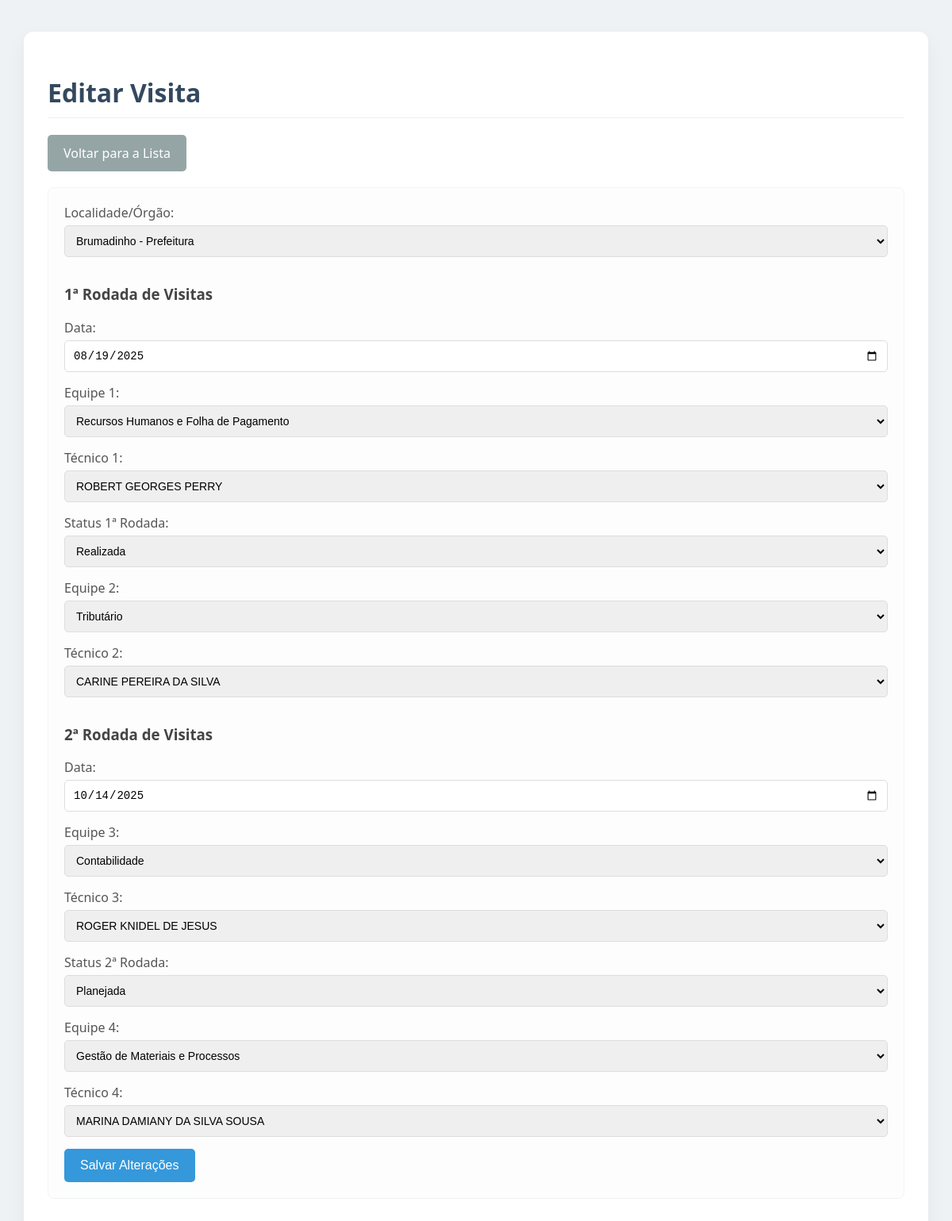
The app's page /edit_visita/1 with its own data.
### tables this page shows
CREATE TABLE visitas (
            id INTEGER PRIMARY KEY AUTOINCREMENT,
            localidade_orgao TEXT,
            data_1a_rodada TEXT,
            equipe_1 TEXT,
            tecnico_1 TEXT,
            equipe_2 TEXT,
            tecnico_2 TEXT,
            data_2a_rodada TEXT,
            equipe_3 TEXT,
            tecnico_3 TEXT,
            equipe_4 TEXT,
            tecnico_4 TEXT
        , status TEXT DEFAULT 'Planejada', status_1a_rodada TEXT DEFAULT 'Planejada', status_2a_rodada TEXT DEFAULT 'Planejada');

CREATE TABLE equipes (
            id INTEGER PRIMARY KEY AUTOINCREMENT,
            nome TEXT NOT NULL,
            sigla TEXT,
            lider TEXT
        );

CREATE TABLE tecnicos (
            id INTEGER PRIMARY KEY AUTOINCREMENT,
            nome TEXT NOT NULL,
            email TEXT,
            telefone TEXT,
            funcao TEXT,
            equipe TEXT,
            contrato TEXT
        );

### app.py (the view, shortened to what this page needs)
@app.route('/edit_visita/<int:id>', methods=['GET', 'POST'])
def edit_visita(id):
    conn = get_db_connection()
    visita = conn.execute('SELECT * FROM visitas WHERE id = ?', (id,)).fetchone()
    clientes_data = [f"{row['municipio']} - {row['orgao']}" for row in conn.execute('SELECT municipio, orgao FROM clientes').fetchall()]
    tecnicos_data = [row['nome'] for row in conn.execute('SELECT nome FROM tecnicos').fetchall()]
    equipes_data = [row['nome'] for row in conn.execute('SELECT nome FROM equipes').fetchall()]
    conn.close()
    return render_template('edit_visita.html', visita=visita, clientes=clientes_data, tecnicos=tecnicos_data, equipes=equipes_data)

### app.py (called while the page is built)
def get_db_connection():
    conn = sqlite3.connect('database.db')
    conn.row_factory = sqlite3.Row
    return conn

### templates/edit_visita.html (shortened to what this page needs)
<!DOCTYPE html>
<html lang="pt-br">
<head>
    <link rel="stylesheet" href="{{ url_for('static', filename='style.css') }}">
</head>
<body>
    <div class="container">
        <h1>Editar Visita</h1>
        <a href="{{ url_for('visitas') }}" class="button">Voltar para a Lista</a>
        <form action="{{ url_for('edit_visita', id=visita['id']) }}" method="post">
            <label for="localidade_orgao">Localidade/Órgão:</label>
            <select id="localidade_orgao" name="localidade_orgao">
                {% for cliente in clientes %}
                    <option value="{{ cliente }}" {% if cliente == visita['localidade_orgao'] %}selected{% endif %}>{{ cliente }}</option>
                {% endfor %}
            </select>
            <h3>1ª Rodada de Visitas</h3>
            <label for="data_1a_rodada">Data:</label>
            <input type="date" id="data_1a_rodada" name="data_1a_rodada" value="{{ visita['data_1a_rodada'] }}">
            <label for="equipe_1">Equipe 1:</label>
            <select id="equipe_1" name="equipe_1">
                {% for equipe in equipes %}
                    <option value="{{ equipe }}" {% if equipe == visita['equipe_1'] %}selected{% endif %}>{{ equipe }}</option>
                {% endfor %}
            </select>
            <label for="tecnico_1">Técnico 1:</label>
            <select id="tecnico_1" name="tecnico_1">
                {% for tecnico in tecnicos %}
                    <option value="{{ tecnico }}" {% if tecnico == visita['tecnico_1'] %}selected{% endif %}>{{ tecnico }}</option>
                {% endfor %}
            </select>
            <label for="status_1a_rodada">Status 1ª Rodada:</label>
            <select id="status_1a_rodada" name="status_1a_rodada">
                <option value="Realizada" {% if visita['status_1a_rodada'] == 'Realizada' %}selected{% endif %}>Realizada</option>
            </select>
            <label for="equipe_2">Equipe 2:</label>
            <select id="equipe_2" name="equipe_2">
                {% for equipe in equipes %}
                    <option value="{{ equipe }}" {% if equipe == visita['equipe_2'] %}selected{% endif %}>{{ equipe }}</option>
                {% endfor %}
            </select>
            <label for="tecnico_2">Técnico 2:</label>
            <select id="tecnico_2" name="tecnico_2">
                {% for tecnico in tecnicos %}
                    <option value="{{ tecnico }}" {% if tecnico == visita['tecnico_2'] %}selected{% endif %}>{{ tecnico }}</option>
                {% endfor %}
            </select>
            <h3>2ª Rodada de Visitas</h3>
            <label for="data_2a_rodada">Data:</label>
            <input type="date" id="data_2a_rodada" name="data_2a_rodada" value="{{ visita['data_2a_rodada'] }}">
            <label for="equipe_3">Equipe 3:</label>
            <select id="equipe_3" name="equipe_3">
                {% for equipe in equipes %}
                    <option value="{{ equipe }}" {% if equipe == visita['equipe_3'] %}selected{% endif %}>{{ equipe }}</option>
                {% endfor %}
            </select>
            <label for="tecnico_3">Técnico 3:</label>
            <select id="tecnico_3" name="tecnico_3">
                {% for tecnico in tecnicos %}
                    <option value="{{ tecnico }}" {% if tecnico == visita['tecnico_3'] %}selected{% endif %}>{{ tecnico }}</option>
                {% endfor %}
            </select>
            <label for="status_2a_rodada">Status 2ª Rodada:</label>
            <select id="status_2a_rodada" name="status_2a_rodada">
                <option value="Planejada" {% if visita['status_2a_rodada'] == 'Planejada' %}selected{% endif %}>Planejada</option>
            </select>
            <label for="equipe_4">Equipe 4:</label>
            <select id="equipe_4" name="equipe_4">
                {% for equipe in equipes %}
                    <option value="{{ equipe }}" {% if equipe == visita['equipe_4'] %}selected{% endif %}>{{ equipe }}</option>
                {% endfor %}
            </select>
            <label for="tecnico_4">Técnico 4:</label>
            <select id="tecnico_4" name="tecnico_4">
                {% for tecnico in tecnicos %}
                    <option value="{{ tecnico }}" {% if tecnico == visita['tecnico_4'] %}selected{% endif %}>{{ tecnico }}</option>
                {% endfor %}
            </select>
            <button type="submit">Salvar Alterações</button>
        </form>
    </div>
</body>
</html>

### static/style.css (style rules this page uses)
body { font-family: 'Segoe UI', Tahoma, Geneva, Verdana, sans-serif; background-color: #eef2f5; margin: 0; padding: 0; color: #444; }
.container { max-width: 90%; margin: 40px auto; background: #fff; padding: 30px; border-radius: 12px; box-shadow: 0 10px 25px rgba(0, 0, 0, 0.05); }
h1, h2 { color: #34495e; border-bottom: 1px solid #ecf0f1; padding-bottom: 10px; margin-top: 25px; }
form { background: #fdfdfd; padding: 20px; border-radius: 8px; margin-bottom: 20px; border: 1px solid #f0f4f7; }
label { display: block; margin-bottom: 5px; font-weight: 500; color: #555; }
input[type="text"], input[type="email"], input[type="tel"], input[type="date"], input[type="number"], select, textarea { width: 100%; padding: 10px; margin-bottom: 15px; border: 1px solid #ddd; border-radius: 5px; box-sizing: border-box; font-size: 14px; transition: border-color 0.3s; }
button[type="submit"] { background-color: #3498db; color: white; padding: 12px 20px; border: none; border-radius: 5px; cursor: pointer; font-size: 16px; transition: background-color 0.3s; }
a.button { display: inline-block; padding: 12px 20px; background-color: #95a5a6; color: white; text-decoration: none; border-radius: 5px; margin-bottom: 20px; transition: background-color 0.3s; }

### records on screen
visitas: localidade_orgao "Brumadinho - Prefeitura", data_1a_rodada "08/19/2025", equipe_1 "Recursos Humanos e Folha de Pagamento", tecnico_1 "ROBERT GEORGES PERRY", status_1a_rodada "Realizada", equipe_2 "Tributário", tecnico_2 "CARINE PEREIRA DA SILVA", data_2a_rodada "10/14/2025", equipe_3 "Contabilidade", tecnico_3 "ROGER KNIDEL DE JESUS", status_2a_rodada "Planejada", equipe_4 "Gestão de Materiais e Processos", tecnico_4 "MARINA DAMIANY DA SILVA SOUSA"
